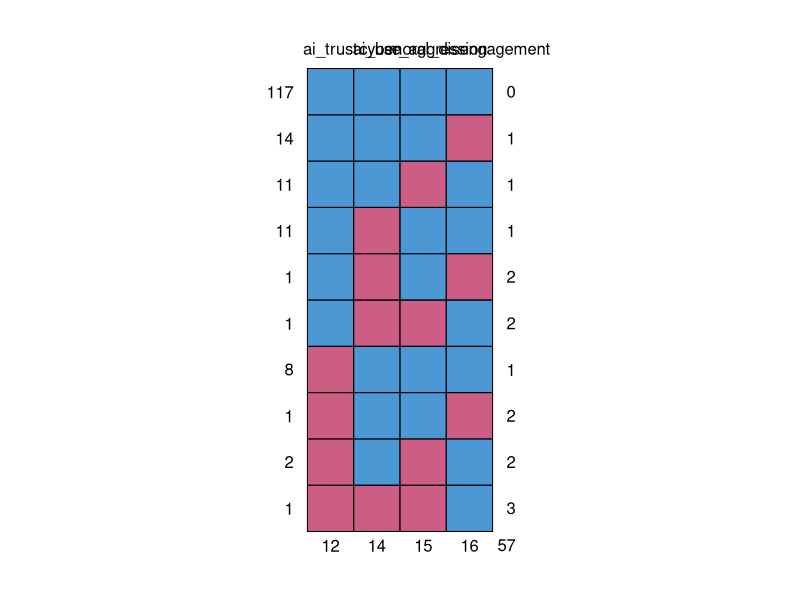

Source code (R): (Note: this script raises an error after producing the figure.)
# ============================================================
#  UCA SYNTHETIC DATASET — R CODEBOOK & ANALYSIS SCRIPT
#  Understanding Cyber-Aggression through AI Use, Trust,
#  and Personality Factors
#  Todd McCaffrey · MSc Cyberpsychology · ATU Letterkenny
# ============================================================
#
#  This script reproduces the key analyses from the UCA
#  dissertation using the synthetic dataset.
#
#  Dataset: uca_synthetic.csv (n=167)
#  Download: stats.ucahub.ie/data/uca_synthetic.csv
#
# ============================================================

# ── SETUP ───────────────────────────────────────────────────
# install.packages(c("mice", "psych", "lavaan", "ggplot2", "dplyr"))
library(mice)      # multiple imputation
library(psych)     # descriptive stats, alpha
library(ggplot2)   # visualisation
library(dplyr)     # data wrangling

# ── LOAD DATA ───────────────────────────────────────────────
df <- read.csv("uca_synthetic.csv")

# ── CODEBOOK ────────────────────────────────────────────────
# participant_id  : integer  Unique participant identifier (1–167)
# age             : integer  Participant age in years
# gender          : integer  1 = Female, 2 = Male, 3 = Non-binary/Other
# moral_disengagement : numeric  Composite scale score, 1–5
#                                Bandura's Mechanisms of Moral
#                                Disengagement Scale (8 items)
#                                Higher = greater moral disengagement
# cyber_aggression    : numeric  Composite scale score, 1–5
#                                Cyber-Aggression Typology Questionnaire
#                                Higher = greater cyber-aggression
# ai_trust            : numeric  Composite scale score, 1–5
#                                AI Trust Scale (5 items)
#                                Higher = greater trust in AI systems
# ai_use              : numeric  Composite scale score, 1–5
#                                AI Use Frequency Scale (4 items)
#                                Higher = more frequent AI use

# ── 1. DESCRIPTIVE STATISTICS ───────────────────────────────
cat("\n=== Descriptive Statistics ===\n")
describe(df[, c("moral_disengagement", "cyber_aggression",
                "ai_trust", "ai_use")])

# Missing data pattern
cat("\n=== Missing Data Pattern ===\n")
md.pattern(df[, c("moral_disengagement", "cyber_aggression",
                   "ai_trust", "ai_use")])

# ── 2. MULTIPLE IMPUTATION (m=5) ────────────────────────────
# MAR assumption — consistent with dissertation Little's MCAR test
set.seed(42)
imp <- mice(
  df[, c("moral_disengagement", "cyber_aggression",
         "ai_trust", "ai_use", "age", "gender")],
  m = 5,
  method = "pmm",    # predictive mean matching
  printFlag = FALSE
)

cat("\n=== Imputation complete: m =", imp$m, "datasets ===\n")

# Get one completed dataset for initial exploration
df_complete <- complete(imp, 1)

# ── 3. CORRELATIONS ─────────────────────────────────────────
cat("\n=== Correlation Matrix ===\n")
cor_matrix <- cor(df_complete[, c("moral_disengagement",
                                   "cyber_aggression",
                                   "ai_trust", "ai_use")],
                  use = "complete.obs")
print(round(cor_matrix, 3))

# With significance tests
corr.test(df_complete[, c("moral_disengagement",
                           "cyber_aggression",
                           "ai_trust", "ai_use")])

# ── 4. HIERARCHICAL REGRESSION ──────────────────────────────
# Run on each imputed dataset and pool with Rubin's Rules

# Block 1: Demographics
fit_block1 <- with(imp,
  lm(cyber_aggression ~ age + gender))

# Block 2: + Moral Disengagement
fit_block2 <- with(imp,
  lm(cyber_aggression ~ age + gender + moral_disengagement))

# Block 3: + AI factors
fit_block3 <- with(imp,
  lm(cyber_aggression ~ age + gender + moral_disengagement +
       ai_trust + ai_use))

# Pool results
pool1 <- pool(fit_block1)
pool2 <- pool(fit_block2)
pool3 <- pool(fit_block3)

cat("\n=== Block 1: Demographics ===\n")
summary(pool1)

cat("\n=== Block 2: + Moral Disengagement ===\n")
summary(pool2)

cat("\n=== Block 3: + AI Factors ===\n")
summary(pool3)

# R² for each block (from one complete dataset as approximation)
m1 <- lm(cyber_aggression ~ age + gender, data = df_complete)
m2 <- lm(cyber_aggression ~ age + gender + moral_disengagement,
         data = df_complete)
m3 <- lm(cyber_aggression ~ age + gender + moral_disengagement +
           ai_trust + ai_use, data = df_complete)

cat("\n=== R² Summary ===\n")
cat("Block 1 R²:", round(summary(m1)$r.squared, 3), "\n")
cat("Block 2 R²:", round(summary(m2)$r.squared, 3),
    " | ΔR²:", round(summary(m2)$r.squared -
                     summary(m1)$r.squared, 3), "\n")
cat("Block 3 R²:", round(summary(m3)$r.squared, 3),
    " | ΔR²:", round(summary(m3)$r.squared -
                     summary(m2)$r.squared, 3), "\n")

# F-change test for Block 3
anova(m2, m3)

# ── 5. SIMPLE STATISTICS ────────────────────────────────────
# t-test: gender differences in cyber-aggression
cat("\n=== t-test: Gender × Cyber-Aggression ===\n")
t.test(cyber_aggression ~ gender,
       data = df_complete[df_complete$gender %in% c(1,2), ])

# Cohen's d
male   <- df_complete$cyber_aggression[df_complete$gender == 2]
female <- df_complete$cyber_aggression[df_complete$gender == 1]
cohens_d <- (mean(male) - mean(female)) /
  sqrt((sd(male)^2 + sd(female)^2) / 2)
cat("Cohen's d:", round(cohens_d, 3), "\n")

# ── 6. Z-SCORES ─────────────────────────────────────────────
# Add z-scores to dataframe
df_complete$z_md <- scale(df_complete$moral_disengagement)
df_complete$z_ca <- scale(df_complete$cyber_aggression)

cat("\n=== Top 5 participants by moral disengagement z-score ===\n")
df_complete %>%
  arrange(desc(z_md)) %>%
  select(participant_id, moral_disengagement, z_md, cyber_aggression) %>%
  head(5) %>%
  print()

# ── 7. VISUALISATION ────────────────────────────────────────
# Scatter: moral disengagement vs cyber-aggression with regression line
p <- ggplot(df_complete,
            aes(x = moral_disengagement, y = cyber_aggression)) +
  geom_point(alpha = 0.5, colour = "#0dcfb2", size = 2) +
  geom_smooth(method = "lm", colour = "#f59e0b",
              fill = "#f59e0b22", linewidth = 1) +
  labs(
    title = "Moral Disengagement → Cyber-Aggression",
    subtitle = paste0("r = ", round(cor(df_complete$moral_disengagement,
                                        df_complete$cyber_aggression), 3)),
    x = "Moral Disengagement (1–5)",
    y = "Cyber-Aggression (1–5)"
  ) +
  theme_minimal(base_size = 13) +
  theme(
    plot.background  = element_rect(fill = "#060d18", colour = NA),
    panel.background = element_rect(fill = "#0c1929", colour = NA),
    panel.grid       = element_line(colour = "#1a3050"),
    text             = element_text(colour = "#c8d8eb"),
    axis.text        = element_text(colour = "#4a6a88"),
    plot.title       = element_text(colour = "#e8f0fa", face = "bold"),
    plot.subtitle    = element_text(colour = "#0dcfb2")
  )

ggsave("uca_scatter.png", p, width = 8, height = 5, dpi = 150)
cat("\nPlot saved: uca_scatter.png\n")

# ── 8. NORMAL DISTRIBUTION CHECK ────────────────────────────
cat("\n=== Normality (Shapiro-Wilk, n≤50 subsample) ===\n")
set.seed(1)
sub <- sample_n(df_complete, 50)
shapiro.test(sub$moral_disengagement)
shapiro.test(sub$cyber_aggression)

# ── DONE ────────────────────────────────────────────────────
cat("\n=== Analysis complete ===\n")
cat("Key finding: ΔR² for AI factors block ≈ .01, p ≈ .43\n")
cat("Moral disengagement is the dominant predictor.\n")
cat("This replicates the UCA dissertation null finding.\n")
